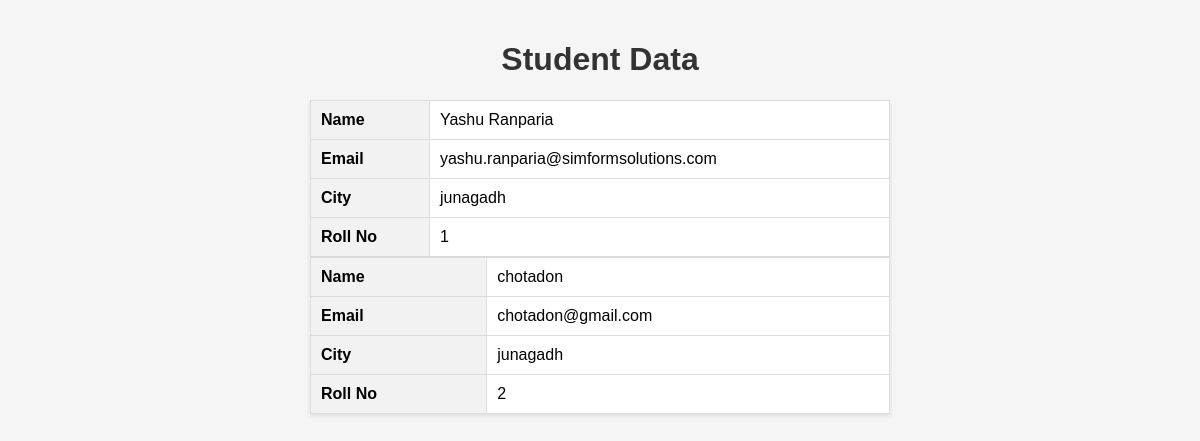
Before: /student/data/ with the older database file.
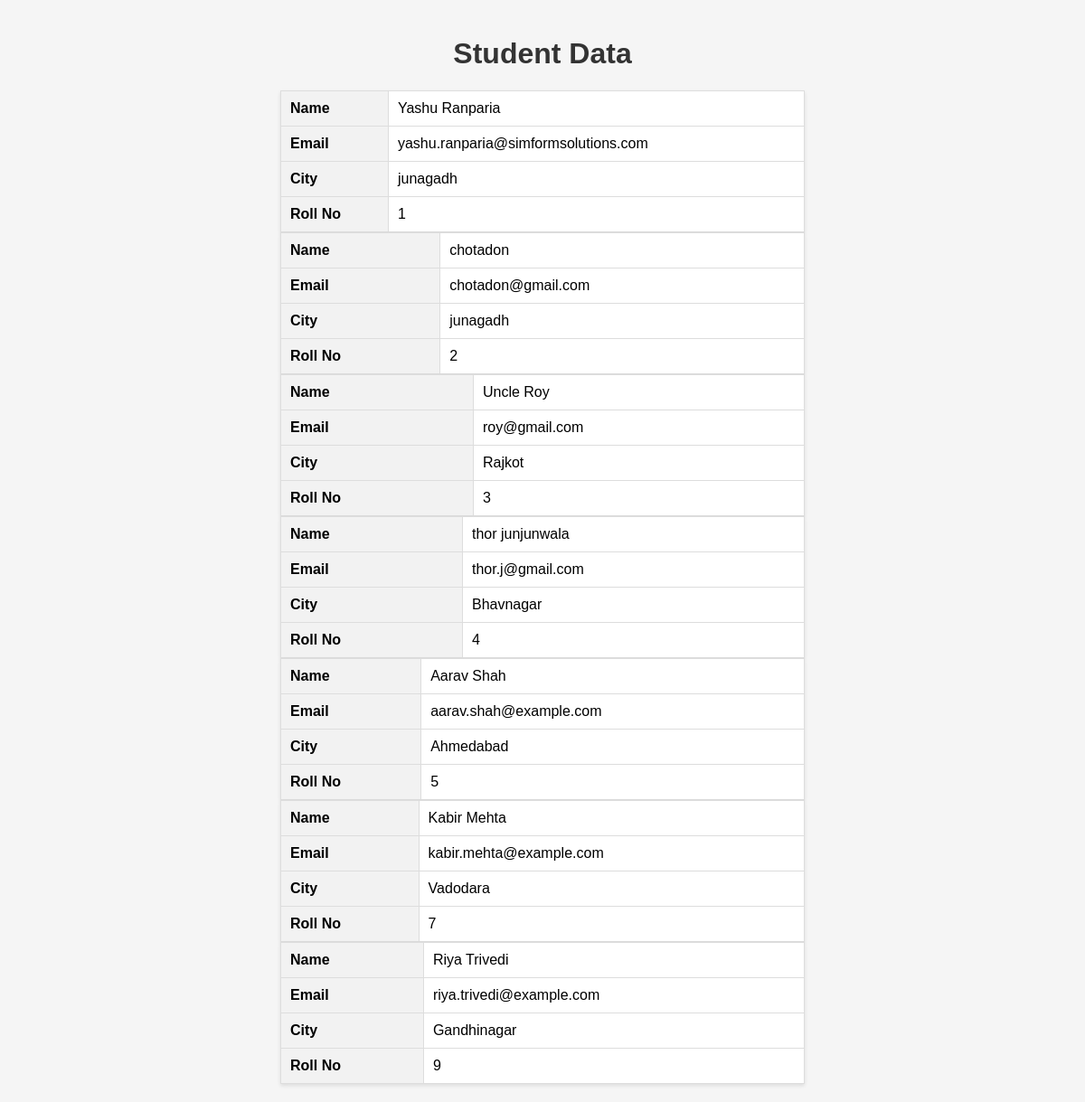
After: the same page with the newer database file.
### student/models.py (models this page shows, shortened)
class Profile(models.Model):
    name = models.CharField(max_length=70)
    email = models.EmailField(max_length=255, default='example@gmail.com', unique=True)
    password = models.CharField(max_length=50, verbose_name='password', null=False, blank=False, default='iron@man-power+')
    city = models.CharField(max_length=70, default='junagadh')
    roll_no = models.IntegerField(default = 0, unique=True)
    stu_class = models.IntegerField(default=1, choices=[(1, '1'),(2, '2'),(3, '3'),(4, '4'),(5, '5'),(6, '6'),(7, '7'),(8, '8'),(9, '9'),(10, '10'),(11, '11'),(12, '12')])

### student/views.py (the view)
# urls.py: path('data/', student_data, name='student_data'),
def student_data(request):
    students = Profile.objects.all()
    return render(request, 'student/profile.html', {'students': students})

### context_processors.py (called while the page is built)
def global_settings(request):
    return {
        'BASE_URL': settings.BASE_URL,
        'PORT': settings.PORT,
    }

### student/templates/student/profile.html (shortened to what this page needs)
{% load static %}
<!DOCTYPE html>
<html lang="en">
<head>
    <link rel="stylesheet" href="{% static "student/styles/styles.css" %}">
</head>
<body>
    <h1>Student Data</h1>
    {% if students %}
    {% for student in students %}
    <table border="1">
        <tr>
            <th>Name</th>
            <td>{{ student.name }}</td>
        </tr>
        <tr>
            <th>Email</th>
            <td>{{ student.email }}</td>
        </tr>
        <tr>
            <th>City</th>
            <td>{{ student.city }}</td>
        </tr>
        <tr>
            <th>Roll No</th>
            <td>{{ student.roll_no }}</td>
        </tr>
    </table>
    {% endfor %}
    {% else %}
    <p>No Data</p>
    {% endif %}
</body>
</html>

Changed rows visible on the page:
added Profile: name "Uncle Roy", email "roy@gmail.com", city "Rajkot", roll_no "3"
added Profile: name "thor junjunwala", email "thor.j@gmail.com", city "Bhavnagar", roll_no "4"
added Profile: name "Aarav Shah", email "aarav.shah@example.com", city "Ahmedabad", roll_no "5"
added Profile: name "Kabir Mehta", email "kabir.mehta@example.com", city "Vadodara", roll_no "7"
added Profile: name "Riya Trivedi", email "riya.trivedi@example.com", city "Gandhinagar", roll_no "9"
